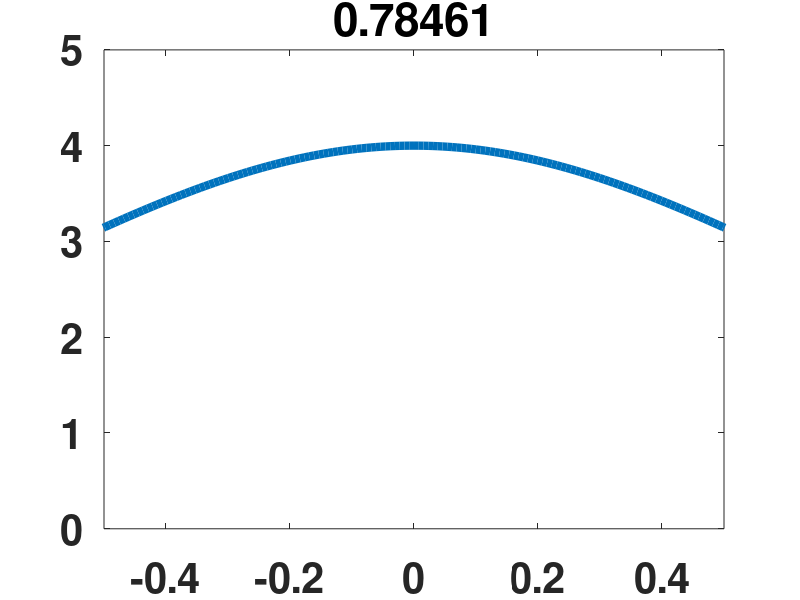
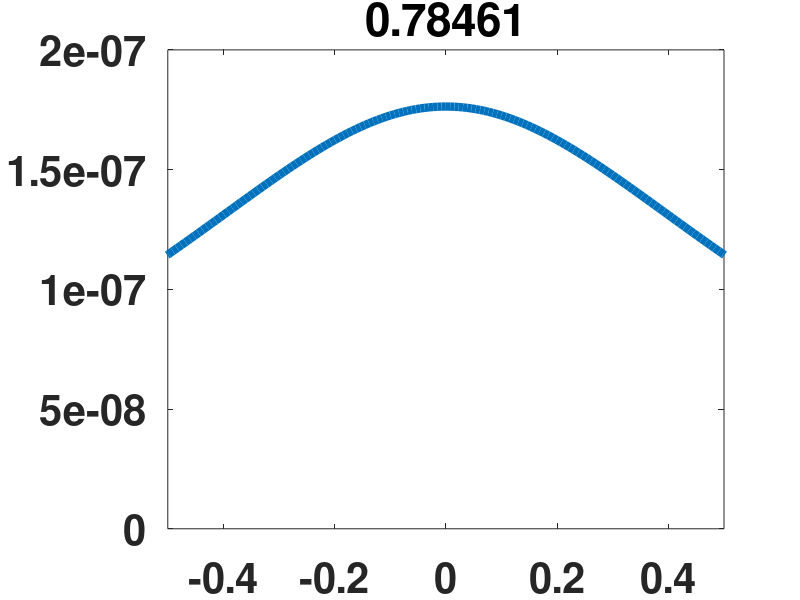
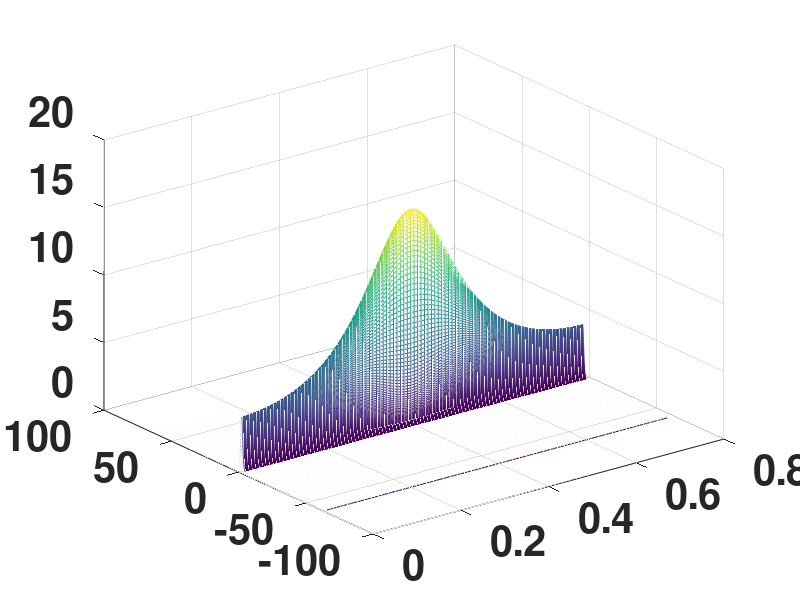

These figures' MATLAB source, in order:
% A program to solve the nonlinear Schr\"{o}dinger equation using a
% splitting method

clear all; format compact; format short;
set(0,'defaultaxesfontsize',30,'defaultaxeslinewidth',.7,...
    'defaultlinelinewidth',6,'defaultpatchlinewidth',3.7,...
    'defaultaxesfontweight','bold')

Lx = 20;            % period  2*pi * L
Nx = 16384;         % number of harmonics
Nt = 1000;          % number of time slices
dt = 0.25*pi/Nt;    % time step
U=zeros(Nx,Nt/10);

Es = -1; % focusing or defocusing parameter

% initialise variables
x = (2*pi/Nx)*(-Nx/2:Nx/2 -1)'*Lx;      % x coordinate
kx = 1i*[0:Nx/2-1 0 -Nx/2+1:-1]'/Lx;    % wave vector
k2x = kx.^2;                       % square of wave vector
% initial conditions
t=0; tdata(1)=t;
u=4*exp(1i*t)*(cosh(3*x)+3*exp(8*1i*t)*cosh(x))...
    ./(cosh(4*x)+4*cosh(2*x)+3*cos(8*t));
v=fft(u);
figure(1); clf; plot(x,u);xlim([-2,2]); drawnow;
U(:,1)=u; 

% mass
ma = fft(abs(u).^2);
ma0 = ma(1);

% solve pde and plot results
for n =2:Nt+1
    
    vna=exp(0.5*1i*dt*k2x).*v;
    una=ifft(vna);
    pot=2*(una.*conj(una));
    unb=exp(-1i*Es*dt*pot).*una;
    vnb=fft(unb);
    v=exp(0.5*1i*dt*k2x).*vnb;
    t=(n-1)*dt;
    
    if (mod(n,10)==0)
        tdata(n/10)=t;
        u=ifft(v);
        U(:,n/10)=u;
        uexact=4*exp(1i*t)*(cosh(3*x)+3*exp(8*1i*t)*cosh(x))...
            ./(cosh(4*x)+4*cosh(2*x)+3*cos(8*t));
        figure(1); clf; plot(x,abs(u).^2); ...
            xlim([-0.5,0.5]); title(num2str(t));
        figure(2); clf; plot(x,abs(u-uexact).^2);...
            xlim([-0.5,0.5]); title(num2str(t));
        drawnow;
        ma = fft(abs(u).^2);
        ma = ma(1);
        test = log10(abs(1-ma/ma0))
    end
end
figure(3); clf; mesh(tdata(1:(n-1)/10),x,abs(U(:,1:(n-1)/10)).^2);